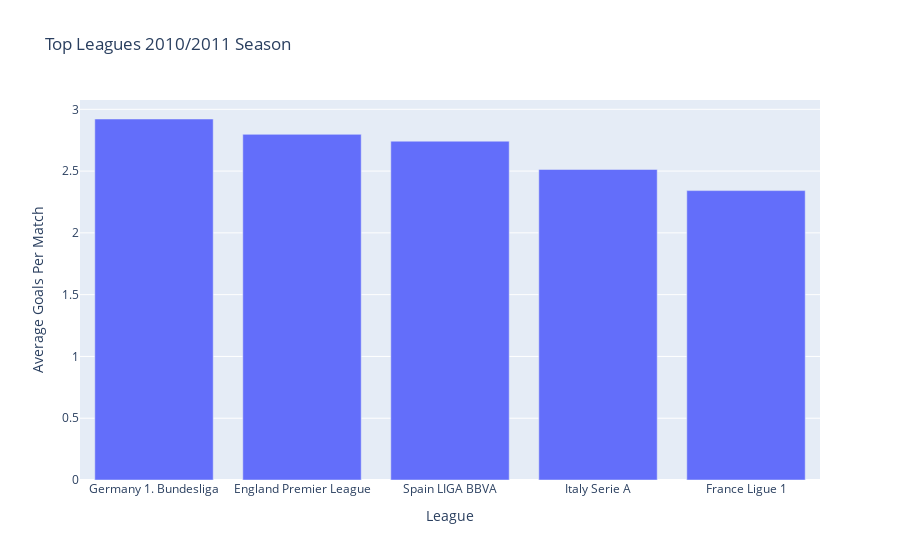

Notebook cell for this chart:
### Code cell
season_10_11 = season_10_11.sort_values(['avg_goals_per_match'], ascending=False)[['league_name','avg_goals_per_match','avg_home_goals','avg_away_goals']].copy()
fig = px.bar(season_10_11 , x='league_name' , y='avg_goals_per_match', title='Top Leagues 2010/2011 Season')
fig.update_xaxes(title_text='League')
fig.update_yaxes(title_text='Average Goals Per Match')

fig.show()

### Figure 1 — Plotly figure (JSON) as saved in the notebook; plotly's stock layout.template omitted (floating-point values rounded to 4 significant figures)
{"data": [{"alignmentgroup": "True", "hovertemplate": "league_name=%{x}<br>avg_goals_per_match=%{y}<extra></extra>", "legendgroup": "", "marker": {"color": "#636efa", "pattern": {"shape": ""}}, "name": "", "offsetgroup": "", "orientation": "v", "showlegend": false, "textposition": "auto", "type": "bar", "x": ["Germany 1. Bundesliga", "England Premier League", "Spain LIGA BBVA", "Italy Serie A", "France Ligue 1"], "xaxis": "x", "y": [2.922, 2.797, 2.742, 2.513, 2.342], "yaxis": "y"}], "layout": {"barmode": "relative", "legend": {"tracegroupgap": 0}, "title": {"text": "Top Leagues 2010/2011 Season"}, "xaxis": {"anchor": "y", "domain": [0, 1], "title": {"text": "League"}}, "yaxis": {"anchor": "x", "domain": [0, 1], "title": {"text": "Average Goals Per Match"}}}}
